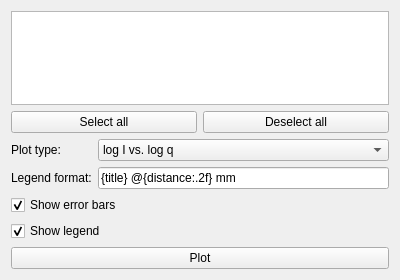
<?xml version="1.0" encoding="UTF-8"?>
<ui version="4.0">
 <class>Form</class>
 <widget class="QWidget" name="Form">
  <property name="geometry">
   <rect>
    <x>0</x>
    <y>0</y>
    <width>400</width>
    <height>280</height>
   </rect>
  </property>
  <property name="windowTitle">
   <string>Form</string>
  </property>
  <layout class="QGridLayout" name="gridLayout">
   <item row="2" column="0">
    <layout class="QHBoxLayout" name="horizontalLayout">
     <item>
      <widget class="QPushButton" name="cmpSelectAllSamplesPushButton">
       <property name="text">
        <string>Select all</string>
       </property>
      </widget>
     </item>
     <item>
      <widget class="QPushButton" name="cmpDeselectAllSamplesPushButton">
       <property name="text">
        <string>Deselect all</string>
       </property>
      </widget>
     </item>
    </layout>
   </item>
   <item row="0" column="0">
    <widget class="QTreeView" name="cmpSampleTreeView"/>
   </item>
   <item row="3" column="0">
    <layout class="QGridLayout" name="gridLayout_14">
     <item row="1" column="1">
      <widget class="QLineEdit" name="cmpLabelLineEdit">
       <property name="text">
        <string>{title} @{distance:.2f} mm</string>
       </property>
       <property name="clearButtonEnabled">
        <bool>false</bool>
       </property>
      </widget>
     </item>
     <item row="0" column="0">
      <widget class="QLabel" name="label_22">
       <property name="text">
        <string>Plot type:</string>
       </property>
      </widget>
     </item>
     <item row="1" column="0">
      <widget class="QLabel" name="label_23">
       <property name="text">
        <string>Legend format:</string>
       </property>
      </widget>
     </item>
     <item row="0" column="1">
      <widget class="QComboBox" name="cmpPlotTypeComboBox">
       <property name="sizePolicy">
        <sizepolicy hsizetype="Preferred" vsizetype="Fixed">
         <horstretch>1</horstretch>
         <verstretch>0</verstretch>
        </sizepolicy>
       </property>
       <item>
        <property name="text">
         <string>log I vs. log q</string>
        </property>
       </item>
       <item>
        <property name="text">
         <string>I vs. log q</string>
        </property>
       </item>
       <item>
        <property name="text">
         <string>log I vs. q</string>
        </property>
       </item>
       <item>
        <property name="text">
         <string>I vs. q</string>
        </property>
       </item>
      </widget>
     </item>
     <item row="2" column="0" colspan="2">
      <widget class="QCheckBox" name="cmpErrorBarsCheckBox">
       <property name="text">
        <string>Show error bars</string>
       </property>
       <property name="checked">
        <bool>true</bool>
       </property>
      </widget>
     </item>
     <item row="3" column="0" colspan="2">
      <widget class="QCheckBox" name="cmpLegendCheckBox">
       <property name="text">
        <string>Show legend</string>
       </property>
       <property name="checked">
        <bool>true</bool>
       </property>
      </widget>
     </item>
    </layout>
   </item>
   <item row="4" column="0">
    <widget class="QPushButton" name="cmpPlotPushButton">
     <property name="text">
      <string>Plot</string>
     </property>
    </widget>
   </item>
   <item row="5" column="0">
    <spacer name="verticalSpacer">
     <property name="orientation">
      <enum>Qt::Vertical</enum>
     </property>
     <property name="sizeHint" stdset="0">
      <size>
       <width>0</width>
       <height>0</height>
      </size>
     </property>
    </spacer>
   </item>
  </layout>
 </widget>
 <tabstops>
  <tabstop>cmpSampleTreeView</tabstop>
  <tabstop>cmpSelectAllSamplesPushButton</tabstop>
  <tabstop>cmpDeselectAllSamplesPushButton</tabstop>
  <tabstop>cmpPlotTypeComboBox</tabstop>
  <tabstop>cmpLabelLineEdit</tabstop>
  <tabstop>cmpErrorBarsCheckBox</tabstop>
  <tabstop>cmpLegendCheckBox</tabstop>
  <tabstop>cmpPlotPushButton</tabstop>
 </tabstops>
 <resources/>
 <connections/>
</ui>
